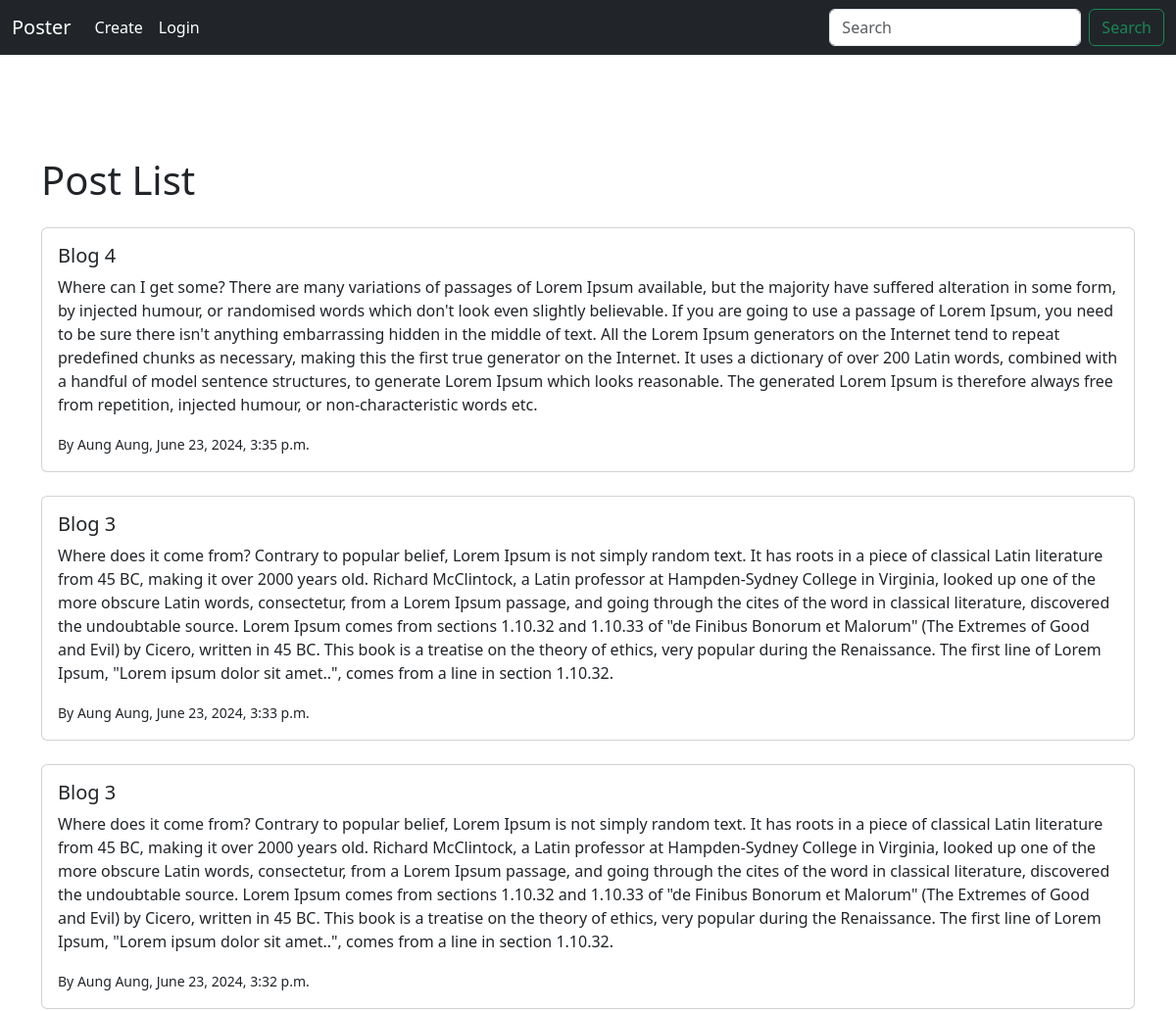
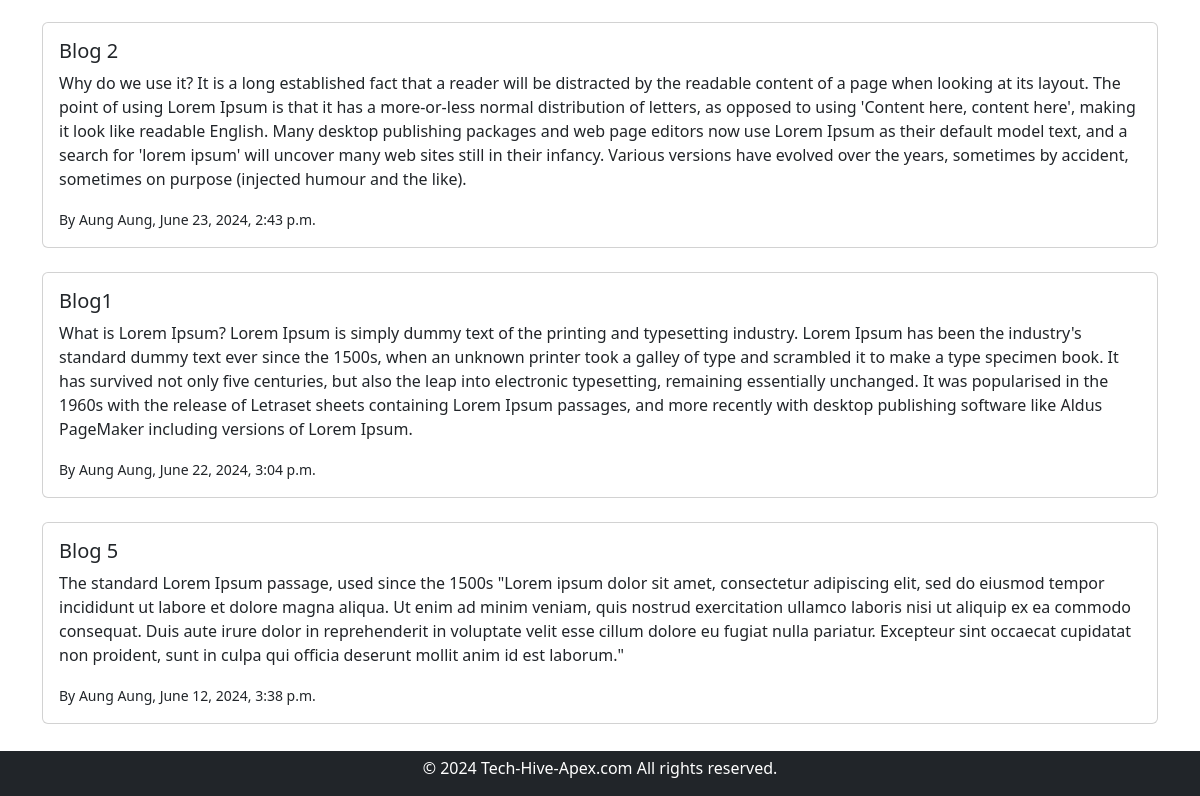
The page /blog/ on the database as committed earlier (2 pictures, top to bottom).
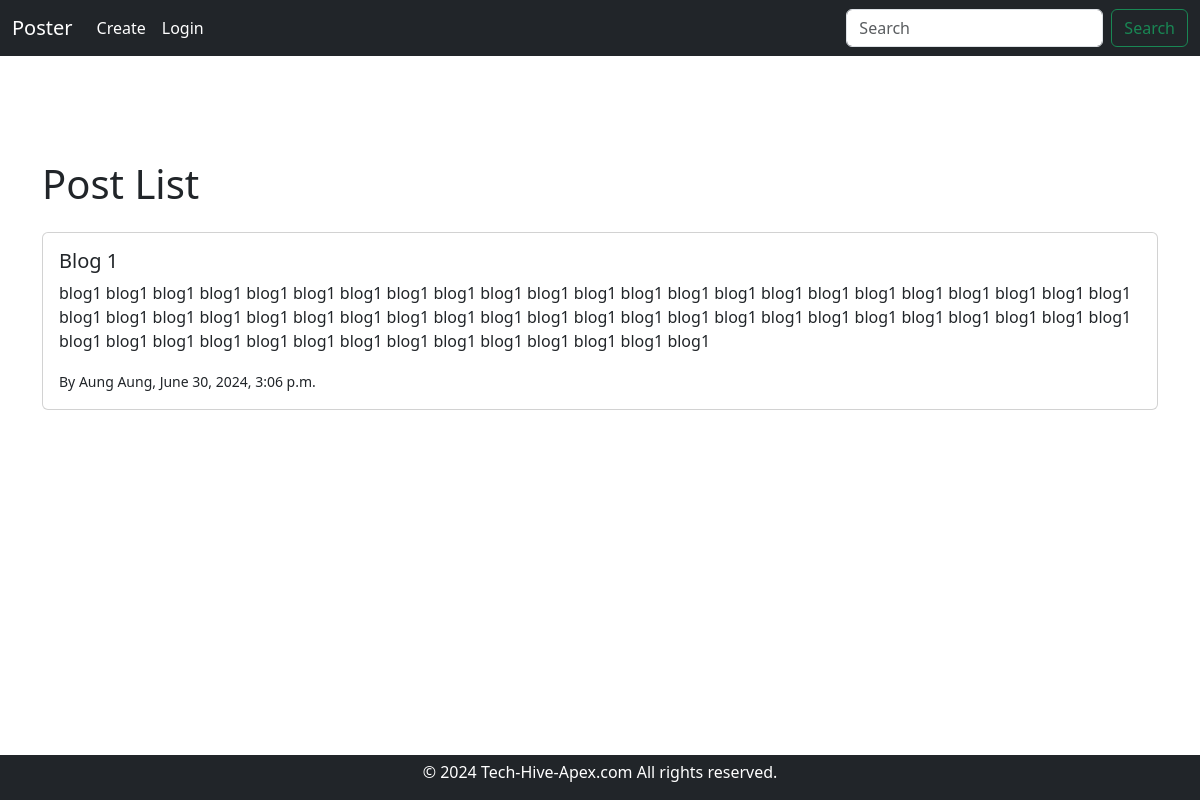
The same page on the database as committed later.
### blog/models.py (models this page shows)
class PostModel(models.Model):
  id = models.AutoField(primary_key=True)
  title = models.CharField(max_length=100)
  body = models.TextField()
  created_at = models.DateTimeField(default=datetime.now)

### blog/views.py (the view)
# urls.py: path('', views.post_list, name='post_list'),
def post_list(request):
  posts = PostModel.objects.all().order_by('-created_at')
  return render(request, 'postList.html', {"posts" : posts})

### blog/templates/postList.html (shortened to what this page needs)
{% extends 'base.html' %}
{% block body %}
  <div class="container mb-5" style="margin-top: 5rem;">
    <h1 class="mb-4">Post List</h1>
    {% for post in posts %}
    <div class="card mb-4">
      <div class="card-body" onclick="window.location = '/blog/detail/{{ post.id }}/'">
        <h5 class="card-title"> {{ post.title }} </h5>
        <p class="card-text"> {{ post.body }} </p>
        <p class="card-text">
          <small>By Aung Aung, {{ post.created_at }}</small>
        </p>
      </div>
    </div>
    {% endfor %}
  </div>
{% endblock %}

### templates/base.html (shortened to what this page needs)
<!DOCTYPE html>
<html lang="en">
<head>
  <link rel="stylesheet" href="https://cdn.jsdelivr.net/npm/bootstrap@5.3.3/dist/css/bootstrap.min.css" rel="stylesheet">
</head>
<body>
  {% include 'header.html' %}
  {% block body %} {% endblock %}
  {% include 'footer.html' %}
</body>
</html>

### templates/header.html (shortened to what this page needs)
<nav class="navbar navbar-expand-lg navbar-light bg-dark fixed-top">
  <div class="container-fluid">
    <a class="navbar-brand" href="/blog/">Poster</a>
    <div class="collapse navbar-collapse" id="navbarSupportedContent">
      <ul class="navbar-nav me-auto mb-2 mb-lg-0">
        <li class="nav-item">
          <a class="nav-link active" aria-current="page" href="/blog/create/">Create</a>
        </li>
        {% if user.is_authenticated %}
          <li class="nav-item dropdown">
          <a class="nav-link active dropdown-toggle" href="#" id="navbarDropdown" role="button" data-bs-toggle="dropdown" aria-expanded="false">
          {{ user.username }}
          </a>
          <ul class="dropdown-menu" aria-labelledby="navbarDropdown">
          <li><a class="dropdown-item" >{{ user.email }}</a></li>
          <li><hr class="dropdown-divider"></li>
          <li><a class="dropdown-item" href="/blog/logout/">Log Out</a></li>
          </ul>
          </li>
          {% else %}
          <li class="nav-item">
          <a class="nav-link active" aria-current="page" href="/blog/login/">Login</a>
          </li>
        {% endif %}
      </ul>
      <form class="d-flex" role="search">
        <input class="form-control me-2" type="search" placeholder="Search" aria-label="Search">
        <button class="btn btn-outline-success" type="submit">Search</button>
      </form>
    </div>
  </div>
</nav>

### templates/footer.html
<footer class="footer fixed-bottom bg-dark text-white text-center mt-5">
  <p style="margin-top: 5px;">&copy; 2024 Tech-Hive-Apex.com All rights reserved.</p>
</footer>

### templates/base.html (style rules this page uses)
body { display: flex; flex-direction: column; min-height: 100vh; margin: 0; padding-top: 80px; }
a.nav-link, a.navbar-brand { color: white !important; }

Rows that differ between the two databases and show on the page:
removed PostModel: title "Blog 4", body "Where can I get some? There are many variations of passages of Lorem Ipsum available, but the majority have suffered alteration in some form, by injected humour, or randomised words which don't look even slightly believable. If you are going to use a passage of Lorem Ipsum, you need to be sure there isn't anything embarrassing hidden in the middle of text. All the Lorem Ipsum generators on the Internet tend to repeat predefined chunks as necessary, making this the first true generator on the Internet. It uses a dictionary of over 200 Latin words, combined with a handful of model sentence structures, to generate Lorem Ipsum which looks reasonable. The generated Lorem Ipsum is therefore…", created_at "June 23, 2024, 3:35 p.m."
removed PostModel: title "Blog 3", body "Where does it come from? Contrary to popular belief, Lorem Ipsum is not simply random text. It has roots in a piece of classical Latin literature from 45 BC, making it over 2000 years old. Richard McClintock, a Latin professor at Hampden-Sydney College in Virginia, looked up one of the more obscure Latin words, consectetur, from a Lorem Ipsum passage, and going through the cites of the word in classical literature, discovered the undoubtable source. Lorem Ipsum comes from sections 1.10.32 and 1.10.33 of \"de Finibus Bonorum et Malorum\" (The Extremes of Good and Evil) by Cicero, written in 45 BC. This book is a treatise on the theory of ethics, very popular during the Renaissance. The first…", created_at "June 23, 2024, 3:33 p.m."
removed PostModel: title "Blog 3", body "Where does it come from? Contrary to popular belief, Lorem Ipsum is not simply random text. It has roots in a piece of classical Latin literature from 45 BC, making it over 2000 years old. Richard McClintock, a Latin professor at Hampden-Sydney College in Virginia, looked up one of the more obscure Latin words, consectetur, from a Lorem Ipsum passage, and going through the cites of the word in classical literature, discovered the undoubtable source. Lorem Ipsum comes from sections 1.10.32 and 1.10.33 of \"de Finibus Bonorum et Malorum\" (The Extremes of Good and Evil) by Cicero, written in 45 BC. This book is a treatise on the theory of ethics, very popular during the Renaissance. The first…", created_at "June 23, 2024, 3:32 p.m."
removed PostModel: title "Blog 2", body "Why do we use it? It is a long established fact that a reader will be distracted by the readable content of a page when looking at its layout. The point of using Lorem Ipsum is that it has a more-or-less normal distribution of letters, as opposed to using 'Content here, content here', making it look like readable English. Many desktop publishing packages and web page editors now use Lorem Ipsum as their default model text, and a search for 'lorem ipsum' will uncover many web sites still in their infancy. Various versions have evolved over the years, sometimes by accident, sometimes on purpose (injected humour and the like).", created_at "June 23, 2024, 2:43 p.m."
removed PostModel: title "Blog1", body "What is Lorem Ipsum? Lorem Ipsum is simply dummy text of the printing and typesetting industry. Lorem Ipsum has been the industry's standard dummy text ever since the 1500s, when an unknown printer took a galley of type and scrambled it to make a type specimen book. It has survived not only five centuries, but also the leap into electronic typesetting, remaining essentially unchanged. It was popularised in the 1960s with the release of Letraset sheets containing Lorem Ipsum passages, and more recently with desktop publishing software like Aldus PageMaker including versions of Lorem Ipsum.", created_at "June 22, 2024, 3:04 p.m."
removed PostModel: title "Blog 5", body "The standard Lorem Ipsum passage, used since the 1500s \"Lorem ipsum dolor sit amet, consectetur adipiscing elit, sed do eiusmod tempor incididunt ut labore et dolore magna aliqua. Ut enim ad minim veniam, quis nostrud exercitation ullamco laboris nisi ut aliquip ex ea commodo consequat. Duis aute irure dolor in reprehenderit in voluptate velit esse cillum dolore eu fugiat nulla pariatur. Excepteur sint occaecat cupidatat non proident, sunt in culpa qui officia deserunt mollit anim id est laborum.\"", created_at "June 12, 2024, 3:38 p.m."
added PostModel: title "Blog 1", body "blog1 blog1 blog1 blog1 blog1 blog1 blog1 blog1 blog1 blog1 blog1 blog1 blog1 blog1 blog1 blog1 blog1 blog1 blog1 blog1 blog1 blog1 blog1 blog1 blog1 blog1 blog1 blog1 blog1 blog1 blog1 blog1 blog1 blog1 blog1 blog1 blog1 blog1 blog1 blog1 blog1 blog1 blog1 blog1 blog1 blog1 blog1 blog1 blog1 blog1 blog1 blog1 blog1 blog1 blog1 blog1 blog1 blog1 blog1 blog1", created_at "June 30, 2024, 3:06 p.m."
